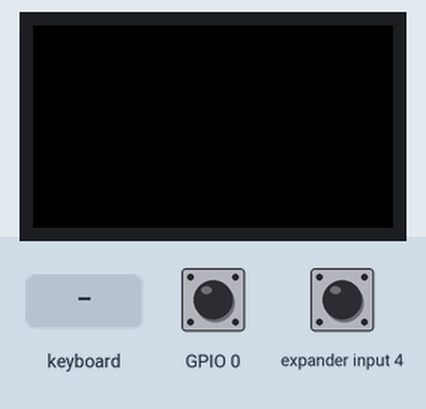
A sketch run on a simulated ESP32-S3. Shown: 240×135 colour display. Inputs (shaded band) come from the test bench; at power-on: GPIO 0 HIGH, expander input 4 HIGH.

Above: at 1.3 s.
1.4 s: keyboard key "1" received
At 1.55 s:
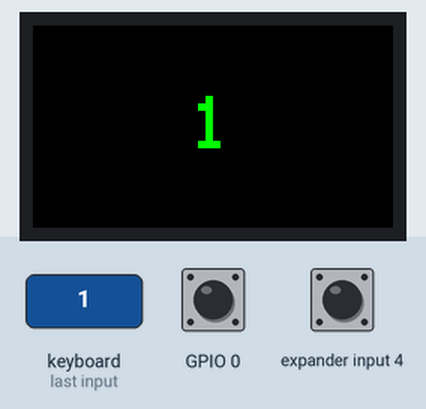
3.1 s: keyboard key "0" received
At 3.31 s:
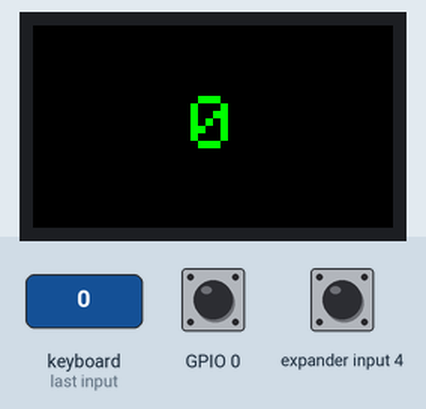
Timing chart, 0 to 6.1 s (numbered marks = the images above; inputs shaded):
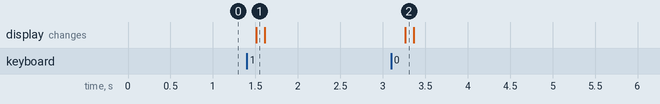

Measured:
- after the input at 1.4 s, the display: changes after 0.11 s (image 1)
- after the input at 3.1 s, the display: changes after 0.16 s (image 2)

The sketch:

inputs2.ino
```cpp
#include <M5Cardputer.h>

void setup(void) {
    M5Cardputer.begin(M5.config());
    M5Cardputer.Display.setTextColor(GREEN);
    M5Cardputer.Display.setTextSize(5);
    M5Cardputer.Display.setTextDatum(middle_center);
}

void loop(void) {
    std::string key;

    M5Cardputer.update();
    if (!M5Cardputer.Keyboard.isPressed()) {
        M5Cardputer.Display.fillRect(0, 0, M5Cardputer.Display.width(), M5Cardputer.Display.height(), BLACK);
    }
    if (M5Cardputer.Keyboard.isChange()) {
        M5Cardputer.Display.fillRect(0, 0, M5Cardputer.Display.width(), M5Cardputer.Display.height(), BLACK);

        // for (unsigned int i = 0; i < M5Cardputer.Keyboard.keysState().word.size(); i++) {
        //     key += M5Cardputer.Keyboard.keysState().word[i];
        // }
        for (auto c : M5Cardputer.Keyboard.keysState().word) { // FORMA AUTERNATIVA DE PERCORRER UM ARRAY INTRODUZIDA NA VERSAO c++11
            key += c;
        }

        M5Cardputer.Display.drawString(key.c_str(), M5Cardputer.Display.width() / 2, M5Cardputer.Display.height() / 2);
    }
    delay(100);
}
```
